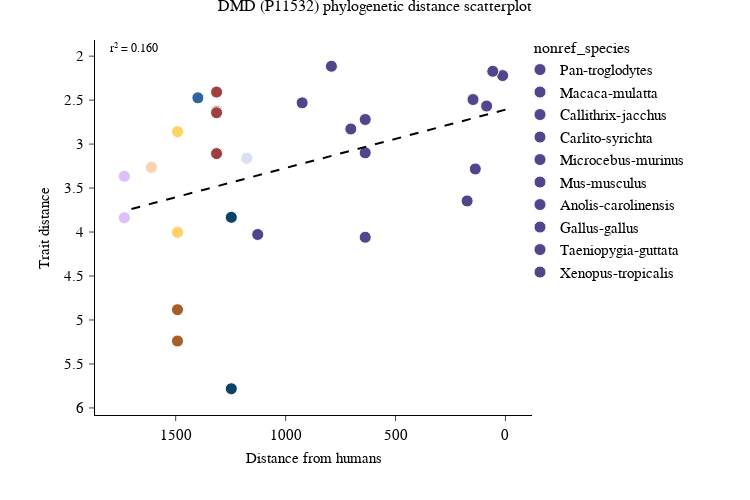

Notebook cell for this chart:
### Markdown cell above
## 0.3 Presentation-style scatterplot

For this scatterplot, the two axes are inverted, so that "more human" and "more similar" proteins are in the top-right corner. This can be more intuitive for presentations, where "better" proteins are higher up in the plot.

### Code cell
human_gene_symbol = "DMD"
annotate_multiple_copies = False

zt.plotting.phylogenetic_distance_scatter(
    tree_filepath=tree_filepath,
    identifiers_filepath=identifiers_filepath,
    data_dirpath=data_dirpath,
    input_id=human_gene_symbol,
    input_type="symbol",
    invert_yaxis=True,
    invert_xaxis=True,
    annotate_multiple_copies=annotate_multiple_copies,
    image_filepath=f"figures/phylo_dist_scatterplots/{human_gene_symbol}_presentation_scatterplot.svg",
    html_filepath=f"figures/phylo_dist_scatterplots/{human_gene_symbol}_presentation_scatterplot.html",
)

### Figure 1 — Plotly figure (JSON) as saved in the notebook; plotly's stock layout.template omitted (floating-point values rounded to 4 significant figures)
{"data": [{"customdata": [["Pan-troglodytes", 5, "multiple", 0.024, 0]], "hovertemplate": "nonref_species=%{customdata[0]}<br>species_dist=%{x:.2f}<br>trait_dist=%{y}<br>gene_count=%{customdata[1]}<br>copy_number=%{customdata[2]}<br>pvalue_rowwise=%{customdata[3]:.2f}<br>pvalue_colwise=%{customdata[4]:.2f}<extra></extra>", "legendgroup": "Pan-troglodytes", "marker": {"color": "#54448C", "line": {"color": "#FCFCFC", "width": 1}, "size": 12, "symbol": "circle"}, "mode": "markers", "name": "Pan-troglodytes", "orientation": "v", "showlegend": true, "type": "scatter", "x": [12.8], "xaxis": "x", "y": [2.221], "yaxis": "y"}, {"customdata": [["Macaca-mulatta", 4, "multiple", 0.0107, 0]], "hovertemplate": "nonref_species=%{customdata[0]}<br>species_dist=%{x:.2f}<br>trait_dist=%{y}<br>gene_count=%{customdata[1]}<br>copy_number=%{customdata[2]}<br>pvalue_rowwise=%{customdata[3]:.2f}<br>pvalue_colwise=%{customdata[4]:.2f}<extra></extra>", "legendgroup": "Macaca-mulatta", "marker": {"color": "#54448C", "line": {"color": "#FCFCFC", "width": 1}, "size": 12, "symbol": "circle"}, "mode": "markers", "name": "Macaca-mulatta", "orientation": "v", "showlegend": true, "type": "scatter", "x": [57.64], "xaxis": "x", "y": [2.172], "yaxis": "y"}, {"customdata": [["Callithrix-jacchus", 4, "multiple", 0.0767, 0]], "hovertemplate": "nonref_species=%{customdata[0]}<br>species_dist=%{x:.2f}<br>trait_dist=%{y}<br>gene_count=%{customdata[1]}<br>copy_number=%{customdata[2]}<br>pvalue_rowwise=%{customdata[3]:.2f}<br>pvalue_colwise=%{customdata[4]:.2f}<extra></extra>", "legendgroup": "Callithrix-jacchus", "marker": {"color": "#54448C", "line": {"color": "#FCFCFC", "width": 1}, "size": 12, "symbol": "circle"}, "mode": "markers", "name": "Callithrix-jacchus", "orientation": "v", "showlegend": true, "type": "scatter", "x": [85.8], "xaxis": "x", "y": [2.567], "yaxis": "y"}, {"customdata": [["Carlito-syrichta", 10, "multiple", 0.3178, 0.5034]], "hovertemplate": "nonref_species=%{customdata[0]}<br>species_dist=%{x:.2f}<br>trait_dist=%{y}<br>gene_count=%{customdata[1]}<br>copy_number=%{customdata[2]}<br>pvalue_rowwise=%{customdata[3]:.2f}<br>pvalue_colwise=%{customdata[4]:.2f}<extra></extra>", "legendgroup": "Carlito-syrichta", "marker": {"color": "#54448C", "line": {"color": "#FCFCFC", "width": 1}, "size": 12, "symbol": "circle"}, "mode": "markers", "name": "Carlito-syrichta", "orientation": "v", "showlegend": true, "type": "scatter", "x": [137.2], "xaxis": "x", "y": [3.283], "yaxis": "y"}, {"customdata": [["Microcebus-murinus", 6, "multiple", 0.0563, 0.2492]], "hovertemplate": "nonref_species=%{customdata[0]}<br>species_dist=%{x:.2f}<br>trait_dist=%{y}<br>gene_count=%{customdata[1]}<br>copy_number=%{customdata[2]}<br>pvalue_rowwise=%{customdata[3]:.2f}<br>pvalue_colwise=%{customdata[4]:.2f}<extra></extra>", "legendgroup": "Microcebus-murinus", "marker": {"color": "#54448C", "line": {"color": "#FCFCFC", "width": 1}, "size": 12, "symbol": "circle"}, "mode": "markers", "name": "Microcebus-murinus", "orientation": "v", "showlegend": true, "type": "scatter", "x": [147.5], "xaxis": "x", "y": [2.494], "yaxis": "y"}, {"customdata": [["Mus-musculus", 4, "multiple", 0.4197, 0.775]], "hovertemplate": "nonref_species=%{customdata[0]}<br>species_dist=%{x:.2f}<br>trait_dist=%{y}<br>gene_count=%{customdata[1]}<br>copy_number=%{customdata[2]}<br>pvalue_rowwise=%{customdata[3]:.2f}<br>pvalue_colwise=%{customdata[4]:.2f}<extra></extra>", "legendgroup": "Mus-musculus", "marker": {"color": "#54448C", "line": {"color": "#FCFCFC", "width": 1}, "size": 12, "symbol": "circle"}, "mode": "markers", "name": "Mus-musculus", "orientation": "v", "showlegend": true, "type": "scatter", "x": [174.4], "xaxis": "x", "y": [3.646], "yaxis": "y"}, {"customdata": [["Anolis-carolinensis", 6, "multiple", 0.1071, 0.4706]], "hovertemplate": "nonref_species=%{customdata[0]}<br>species_dist=%{x:.2f}<br>trait_dist=%{y}<br>gene_count=%{customdata[1]}<br>copy_number=%{customdata[2]}<br>pvalue_rowwise=%{customdata[3]:.2f}<br>pvalue_colwise=%{customdata[4]:.2f}<extra></extra>", "legendgroup": "Anolis-carolinensis", "marker": {"color": "#54448C", "line": {"color": "#FCFCFC", "width": 1}, "size": 12, "symbol": "circle"}, "mode": "markers", "name": "Anolis-carolinensis", "orientation": "v", "showlegend": true, "type": "scatter", "x": [637.9], "xaxis": "x", "y": [2.72], "yaxis": "y"}, {"customdata": [["Gallus-gallus", 5, "multiple", 0.6045, 0.8444]], "hovertemplate": "nonref_species=%{customdata[0]}<br>species_dist=%{x:.2f}<br>trait_dist=%{y}<br>gene_count=%{customdata[1]}<br>copy_number=%{customdata[2]}<br>pvalue_rowwise=%{customdata[3]:.2f}<br>pvalue_colwise=%{customdata[4]:.2f}<extra></extra>", "legendgroup": "Gallus-gallus", "marker": {"color": "#54448C", "line": {"color": "#FCFCFC", "width": 1}, "size": 12, "symbol": "circle"}, "mode": "markers", "name": "Gallus-gallus", "orientation": "v", "showlegend": true, "type": "scatter", "x": [637.9], "xaxis": "x", "y": [4.06], "yaxis": "y"}, {"customdata": [["Taeniopygia-guttata", 4, "multiple", 0.2219, 0.4856]], "hovertemplate": "nonref_species=%{customdata[0]}<br>species_dist=%{x:.2f}<br>trait_dist=%{y}<br>gene_count=%{customdata[1]}<br>copy_number=%{customdata[2]}<br>pvalue_rowwise=%{customdata[3]:.2f}<br>pvalue_colwise=%{customdata[4]:.2f}<extra></extra>", "legendgroup": "Taeniopygia-guttata", "marker": {"color": "#54448C", "line": {"color": "#FCFCFC", "width": 1}, "size": 12, "symbol": "circle"}, "mode": "markers", "name": "Taeniopygia-guttata", "orientation": "v", "showlegend": true, "type": "scatter", "x": [637.9], "xaxis": "x", "y": [3.1], "yaxis": "y"}, {"customdata": [["Xenopus-tropicalis", 5, "multiple", 0.1345, 0.2339]], "hovertemplate": "nonref_species=%{customdata[0]}<br>species_dist=%{x:.2f}<br>trait_dist=%{y}<br>gene_count=%{customdata[1]}<br>copy_number=%{customdata[2]}<br>pvalue_rowwise=%{customdata[3]:.2f}<br>pvalue_colwise=%{customdata[4]:.2f}<extra></extra>", "legendgroup": "Xenopus-tropicalis", "marker": {"color": "#54448C", "line": {"color": "#FCFCFC", "width": 1}, "size": 12, "symbol": "circle"}, "mode": "markers", "name": "Xenopus-tropicalis", "orientation": "v", "showlegend": true, "type": "scatter", "x": [703.4], "xaxis": "x", "y": [2.828], "yaxis": "y"}, {"customdata": [["Callorhinchus-milii", 5, "multiple", 0, 0.151]], "hovertemplate": "nonref_species=%{customdata[0]}<br>species_dist=%{x:.2f}<br>trait_dist=%{y}<br>gene_count=%{customdata[1]}<br>copy_number=%{customdata[2]}<br>pvalue_rowwise=%{customdata[3]:.2f}<br>pvalue_colwise=%{customdata[4]:.2f}<extra></extra>", "legendgroup": "Callorhinchus-milii", "marker": {"color": "#54448C", "line": {"color": "#FCFCFC", "width": 1}, "size": 12, "symbol": "circle"}, "mode": "markers", "name": "Callorhinchus-milii", "orientation": "v", "showlegend": true, "type": "scatter", "x": [791.8], "xaxis": "x", "y": [2.115], "yaxis": "y"}, {"customdata": [["Danio-rerio", 5, "multiple", 0.0638, 0.6241]], "hovertemplate": "nonref_species=%{customdata[0]}<br>species_dist=%{x:.2f}<br>trait_dist=%{y}<br>gene_count=%{customdata[1]}<br>copy_number=%{customdata[2]}<br>pvalue_rowwise=%{customdata[3]:.2f}<br>pvalue_colwise=%{customdata[4]:.2f}<extra></extra>", "legendgroup": "Danio-rerio", "marker": {"color": "#54448C", "line": {"color": "#FCFCFC", "width": 1}, "size": 12, "symbol": "circle"}, "mode": "markers", "name": "Danio-rerio", "orientation": "v", "showlegend": true, "type": "scatter", "x": [924.8], "xaxis": "x", "y": [2.531], "yaxis": "y"}, {"customdata": [["Petromyzon-marinus", 3, "multiple", 0.5843, 0.7939]], "hovertemplate": "nonref_species=%{customdata[0]}<br>species_dist=%{x:.2f}<br>trait_dist=%{y}<br>gene_count=%{customdata[1]}<br>copy_number=%{customdata[2]}<br>pvalue_rowwise=%{customdata[3]:.2f}<br>pvalue_colwise=%{customdata[4]:.2f}<extra></extra>", "legendgroup": "Petromyzon-marinus", "marker": {"color": "#54448C", "line": {"color": "#FCFCFC", "width": 1}, "size": 12, "symbol": "circle"}, "mode": "markers", "name": "Petromyzon-marinus", "orientation": "v", "showlegend": true, "type": "scatter", "x": [1127.0], "xaxis": "x", "y": [4.028], "yaxis": "y"}, {"customdata": [["Ciona-intestinalis", 2, "multiple", 0.2608, 0.5976]], "hovertemplate": "nonref_species=%{customdata[0]}<br>species_dist=%{x:.2f}<br>trait_dist=%{y}<br>gene_count=%{customdata[1]}<br>copy_number=%{customdata[2]}<br>pvalue_rowwise=%{customdata[3]:.2f}<br>pvalue_colwise=%{customdata[4]:.2f}<extra></extra>", "legendgroup": "Ciona-intestinalis", "marker": {"color": "#DCDFEF", "line": {"color": "#FCFCFC", "width": 1}, "size": 12, "symbol": "circle"}, "mode": "markers", "name": "Ciona-intestinalis", "orientation": "v", "showlegend": true, "type": "scatter", "x": [1177.0], "xaxis": "x", "y": [3.161], "yaxis": "y"}, {"customdata": [["Aedes-aegypti", 1, "single", 0.5187, 0.7596]], "hovertemplate": "nonref_species=%{customdata[0]}<br>species_dist=%{x:.2f}<br>trait_dist=%{y}<br>gene_count=%{customdata[1]}<br>copy_number=%{customdata[2]}<br>pvalue_rowwise=%{customdata[3]:.2f}<br>pvalue_colwise=%{customdata[4]:.2f}<extra></extra>", "legendgroup": "Aedes-aegypti", "marker": {"color": "#094468", "line": {"color": "#FCFCFC", "width": 1}, "size": 12, "symbol": "circle"}, "mode": "markers", "name": "Aedes-aegypti", "orientation": "v", "showlegend": true, "type": "scatter", "x": [1247.0], "xaxis": "x", "y": [3.833], "yaxis": "y"}, {"customdata": [["Drosophila-melanogaster", 1, "single", 0.9177, 0]], "hovertemplate": "nonref_species=%{customdata[0]}<br>species_dist=%{x:.2f}<br>trait_dist=%{y}<br>gene_count=%{customdata[1]}<br>copy_number=%{customdata[2]}<br>pvalue_rowwise=%{customdata[3]:.2f}<br>pvalue_colwise=%{customdata[4]:.2f}<extra></extra>", "legendgroup": "Drosophila-melanogaster", "marker": {"color": "#094468", "line": {"color": "#FCFCFC", "width": 1}, "size": 12, "symbol": "circle"}, "mode": "markers", "name": "Drosophila-melanogaster", "orientation": "v", "showlegend": true, "type": "scatter", "x": [1247.0], "xaxis": "x", "y": [5.782], "yaxis": "y"}, {"customdata": [["Exaiptasia-diaphana", 3, "multiple", 0.0866, 0.6401]], "hovertemplate": "nonref_species=%{customdata[0]}<br>species_dist=%{x:.2f}<br>trait_dist=%{y}<br>gene_count=%{customdata[1]}<br>copy_number=%{customdata[2]}<br>pvalue_rowwise=%{customdata[3]:.2f}<br>pvalue_colwise=%{customdata[4]:.2f}<extra></extra>", "legendgroup": "Exaiptasia-diaphana", "marker": {"color": "#9E3F41", "line": {"color": "#FCFCFC", "width": 1}, "size": 12, "symbol": "circle"}, "mode": "markers", "name": "Exaiptasia-diaphana", "orientation": "v", "showlegend": true, "type": "scatter", "x": [1314.0], "xaxis": "x", "y": [2.629], "yaxis": "y"}, {"customdata": [["Nematostella-vectensis", 5, "multiple", 0.2208, 0]], "hovertemplate": "nonref_species=%{customdata[0]}<br>species_dist=%{x:.2f}<br>trait_dist=%{y}<br>gene_count=%{customdata[1]}<br>copy_number=%{customdata[2]}<br>pvalue_rowwise=%{customdata[3]:.2f}<br>pvalue_colwise=%{customdata[4]:.2f}<extra></extra>", "legendgroup": "Nematostella-vectensis", "marker": {"color": "#9E3F41", "line": {"color": "#FCFCFC", "width": 1}, "size": 12, "symbol": "circle"}, "mode": "markers", "name": "Nematostella-vectensis", "orientation": "v", "showlegend": true, "type": "scatter", "x": [1314.0], "xaxis": "x", "y": [3.108], "yaxis": "y"}, {"customdata": [["Clytia-hemisphaerica", 1, "single", 0.0975, 0.1584]], "hovertemplate": "nonref_species=%{customdata[0]}<br>species_dist=%{x:.2f}<br>trait_dist=%{y}<br>gene_count=%{customdata[1]}<br>copy_number=%{customdata[2]}<br>pvalue_rowwise=%{customdata[3]:.2f}<br>pvalue_colwise=%{customdata[4]:.2f}<extra></extra>", "legendgroup": "Clytia-hemisphaerica", "marker": {"color": "#9E3F41", "line": {"color": "#FCFCFC", "width": 1}, "size": 12, "symbol": "circle"}, "mode": "markers", "name": "Clytia-hemisphaerica", "orientation": "v", "showlegend": true, "type": "scatter", "x": [1314.0], "xaxis": "x", "y": [2.644], "yaxis": "y"}, {"customdata": [["Hydra-vulgaris", 2, "multiple", 0.0345, 0.0391]], "hovertemplate": "nonref_species=%{customdata[0]}<br>species_dist=%{x:.2f}<br>trait_dist=%{y}<br>gene_count=%{customdata[1]}<br>copy_number=%{customdata[2]}<br>pvalue_rowwise=%{customdata[3]:.2f}<br>pvalue_colwise=%{customdata[4]:.2f}<extra></extra>", "legendgroup": "Hydra-vulgaris", "marker": {"color": "#9E3F41", "line": {"color": "#FCFCFC", "width": 1}, "size": 12, "symbol": "circle"}, "mode": "markers", "name": "Hydra-vulgaris", "orientation": "v", "showlegend": true, "type": "scatter", "x": [1314.0], "xaxis": "x", "y": [2.409], "yaxis": "y"}, {"customdata": [["Hofstenia-miamia", 3, "multiple", 0.0435, 0.4481]], "hovertemplate": "nonref_species=%{customdata[0]}<br>species_dist=%{x:.2f}<br>trait_dist=%{y}<br>gene_count=%{customdata[1]}<br>copy_number=%{customdata[2]}<br>pvalue_rowwise=%{customdata[3]:.2f}<br>pvalue_colwise=%{customdata[4]:.2f}<extra></extra>", "legendgroup": "Hofstenia-miamia", "marker": {"color": "#2C65A1", "line": {"color": "#FCFCFC", "width": 1}, "size": 12, "symbol": "circle"}, "mode": "markers", "name": "Hofstenia-miamia", "orientation": "v", "showlegend": true, "type": "scatter", "x": [1399.0], "xaxis": "x", "y": [2.474], "yaxis": "y"}, {"customdata": [["Caenorhabditis-elegans", 1, "single", 0.1772, 0.326]], "hovertemplate": "nonref_species=%{customdata[0]}<br>species_dist=%{x:.2f}<br>trait_dist=%{y}<br>gene_count=%{customdata[1]}<br>copy_number=%{customdata[2]}<br>pvalue_rowwise=%{customdata[3]:.2f}<br>pvalue_colwise=%{customdata[4]:.2f}<extra></extra>", "legendgroup": "Caenorhabditis-elegans", "marker": {"color": "#FFD364", "line": {"color": "#FCFCFC", "width": 1}, "size": 12, "symbol": "circle"}, "mode": "markers", "name": "Caenorhabditis-elegans", "orientation": "v", "showlegend": true, "type": "scatter", "x": [1492.0], "xaxis": "x", "y": [2.859], "yaxis": "y"}, {"customdata": [["Pristionchus-pacificus", 2, "multiple", 0.5815, 0.7153]], "hovertemplate": "nonref_species=%{customdata[0]}<br>species_dist=%{x:.2f}<br>trait_dist=%{y}<br>gene_count=%{customdata[1]}<br>copy_number=%{customdata[2]}<br>pvalue_rowwise=%{customdata[3]:.2f}<br>pvalue_colwise=%{customdata[4]:.2f}<extra></extra>", "legendgroup": "Pristionchus-pacificus", "marker": {"color": "#FFD364", "line": {"color": "#FCFCFC", "width": 1}, "size": 12, "symbol": "circle"}, "mode": "markers", "name": "Pristionchus-pacificus", "orientation": "v", "showlegend": true, "type": "scatter", "x": [1492.0], "xaxis": "x", "y": [4.003], "yaxis": "y"}, {"customdata": [["Schistosoma-mansoni", 1, "single", 0.846, 0.9076]], "hovertemplate": "nonref_species=%{customdata[0]}<br>species_dist=%{x:.2f}<br>trait_dist=%{y}<br>gene_count=%{customdata[1]}<br>copy_number=%{customdata[2]}<br>pvalue_rowwise=%{customdata[3]:.2f}<br>pvalue_colwise=%{customdata[4]:.2f}<extra></extra>", "legendgroup": "Schistosoma-mansoni", "marker": {"color": "#A85E28", "line": {"color": "#FCFCFC", "width": 1}, "size": 12, "symbol": "circle"}, "mode": "markers", "name": "Schistosoma-mansoni", "orientation": "v", "showlegend": true, "type": "scatter", "x": [1492.0], "xaxis": "x", "y": [5.24], "yaxis": "y"}, {"customdata": [["Schmidtea-mediterranea", 1, "single", 0.7544, 0.881]], "hovertemplate": "nonref_species=%{customdata[0]}<br>species_dist=%{x:.2f}<br>trait_dist=%{y}<br>gene_count=%{customdata[1]}<br>copy_number=%{customdata[2]}<br>pvalue_rowwise=%{customdata[3]:.2f}<br>pvalue_colwise=%{customdata[4]:.2f}<extra></extra>", "legendgroup": "Schmidtea-mediterranea", "marker": {"color": "#A85E28", "line": {"color": "#FCFCFC", "width": 1}, "size": 12, "symbol": "circle"}, "mode": "markers", "name": "Schmidtea-mediterranea", "orientation": "v", "showlegend": true, "type": "scatter", "x": [1492.0], "xaxis": "x", "y": [4.883], "yaxis": "y"}, {"customdata": [["Mnemiopsis-leidyi", 1, "single", 0.2907, 0.2417]], "hovertemplate": "nonref_species=%{customdata[0]}<br>species_dist=%{x:.2f}<br>trait_dist=%{y}<br>gene_count=%{customdata[1]}<br>copy_number=%{customdata[2]}<br>pvalue_rowwise=%{customdata[3]:.2f}<br>pvalue_colwise=%{customdata[4]:.2f}<extra></extra>", "legendgroup": "Mnemiopsis-leidyi", "marker": {"color": "#FFD0B0", "line": {"color": "#FCFCFC", "width": 1}, "size": 12, "symbol": "circle"}, "mode": "markers", "name": "Mnemiopsis-leidyi", "orientation": "v", "showlegend": true, "type": "scatter", "x": [1611.0], "xaxis": "x", "y": [3.265], "yaxis": "y"}, {"customdata": [["Monosiga-brevicollis", 1, "single", 0.3395, 0.7841]], "hovertemplate": "nonref_species=%{customdata[0]}<br>species_dist=%{x:.2f}<br>trait_dist=%{y}<br>gene_count=%{customdata[1]}<br>copy_number=%{customdata[2]}<br>pvalue_rowwise=%{customdata[3]:.2f}<br>pvalue_colwise=%{customdata[4]:.2f}<extra></extra>", "legendgroup": "Monosiga-brevicollis", "marker": {"color": "#DCBFFC", "line": {"color": "#FCFCFC", "width": 1}, "size": 12, "symbol": "circle"}, "mode": "markers", "name": "Monosiga-brevicollis", "orientation": "v", "showlegend": true, "type": "scatter", "x": [1734.0], "xaxis": "x", "y": [3.365], "yaxis": "y"}, {"customdata": [["Salpingoeca-rosetta", 1, "single", 0.5227, 0.821]], "hovertemplate": "nonref_species=%{customdata[0]}<br>species_dist=%{x:.2f}<br>trait_dist=%{y}<br>gene_count=%{customdata[1]}<br>copy_number=%{customdata[2]}<br>pvalue_rowwise=%{customdata[3]:.2f}<br>pvalue_colwise=%{customdata[4]:.2f}<extra></extra>", "legendgroup": "Salpingoeca-rosetta", "marker": {"color": "#DCBFFC", "line": {"color": "#FCFCFC", "width": 1}, "size": 12, "symbol": "circle"}, "mode": "markers", "name": "Salpingoeca-rosetta", "orientation": "v", "showlegend": true, "type": "scatter", "x": [1734.0], "xaxis": "x", "y": [3.838], "yaxis": "y"}, {"hovertext": "(r² = 0.025)", "line": {"color": "black", "dash": "dash", "width": 2}, "mode": "lines", "name": "Regression Line (r² = 0.160)", "type": "scatter", "x": [0.0, 17.51, 35.02, 52.53, 70.04, 87.55, 105.1, 122.6, 140.1, 157.6, 175.1, 192.6, 210.1, 227.6, 245.1, 262.7, 280.2, 297.7, 315.2, 332.7, 350.2, 367.7, 385.2, 402.7, 420.2, 437.8, 455.3, 472.8, 490.3, 507.8, 525.3, 542.8, 560.3, 577.8, 595.4, 612.9, 630.4, 647.9, 665.4, 682.9, 700.4, 717.9, 735.4, 752.9, 770.5, 788.0, 805.5, 823.0, 840.5, 858.0, 875.5, 893.0, 910.5, 928.1, 945.6, 963.1, 980.6, 998.1, 1016.0, 1033.0, 1051.0, 1068.0, 1086.0, 1103.0, 1121.0, 1138.0, 1156.0, 1173.0, 1191.0, 1208.0, 1226.0, 1243.0, 1261.0, 1278.0, 1296.0, 1313.0, 1331.0, 1348.0, 1366.0, 1383.0, 1401.0, 1418.0, 1436.0, 1453.0, 1471.0, 1488.0, 1506.0, 1523.0, 1541.0, 1558.0, 1576.0, 1593.0, 1611.0, 1628.0, 1646.0, 1663.0, 1681.0, 1699.0, 1716.0, 1734.0], "y": [2.608, 2.62, 2.632, 2.643, 2.655, 2.666, 2.678, 2.69, 2.701, 2.713, 2.725, 2.736, 2.748, 2.759, 2.771, 2.783, 2.794, 2.806, 2.818, 2.829, 2.841, 2.852, 2.864, 2.876, 2.887, 2.899, 2.911, 2.922, 2.934, 2.945, 2.957, 2.969, 2.98, 2.992, 3.004, 3.015, 3.027, 3.038, 3.05, 3.062, 3.073, 3.085, 3.097, 3.108, 3.12, 3.132, 3.143, 3.155, 3.166, 3.178, 3.19, 3.201, 3.213, 3.225, 3.236, 3.248, 3.259, 3.271, 3.283, 3.294, 3.306, 3.318, 3.329, 3.341, 3.352, 3.364, 3.376, 3.387, 3.399, 3.411, 3.422, 3.434, 3.445, 3.457, 3.469, 3.48, 3.492, 3.504, 3.515, 3.527, 3.538, 3.55, 3.562, 3.573, 3.585, 3.597, 3.608, 3.62, 3.631, 3.643, 3.655, 3.666, 3.678, 3.69, 3.701, 3.713, 3.724, 3.736, 3.748, 3.759]}], "layout": {"annotations": [{"font": {"family": "SuisseIntlMono", "size": 12}, "showarrow": false, "text": "r² = 0.160", "x": 0.03, "xref": "paper", "y": 1, "yref": "paper"}], "height": 500, "legend": {"orientation": "v", "title": {"text": "nonref_species"}, "tracegroupgap": 0, "x": 1, "xanchor": "left", "y": 1.02, "yanchor": "top"}, "title": {"text": "DMD (P11532) phylogenetic distance scatterplot"}, "width": 750, "xaxis": {"anchor": "y", "autorange": "reversed", "domain": [0, 1], "tickfont": {"family": "SuisseIntlMono", "size": 14.5}, "title": {"text": "Distance from humans"}}, "yaxis": {"anchor": "x", "autorange": "reversed", "domain": [0, 1], "tickfont": {"family": "SuisseIntlMono", "size": 14.5}, "title": {"text": "Trait distance"}}}}
